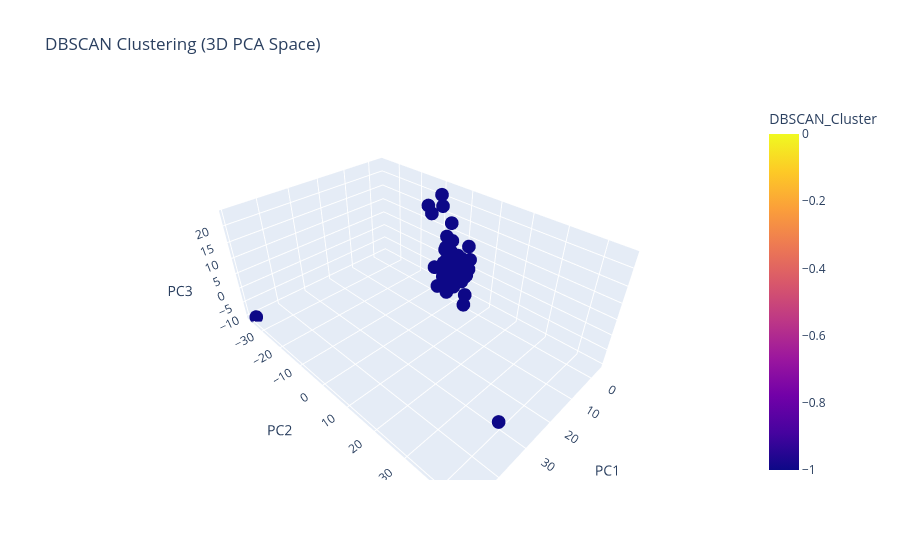

Notebook code for this chart:
### Code cell
fig = px.scatter_3d(
    df,
    x="PC1",
    y="PC2",
    z="PC3",
    color="DBSCAN_Cluster",
    title="DBSCAN Clustering (3D PCA Space)"
)
fig.show()

### Figure 1 — Plotly figure (JSON) as saved in the notebook; plotly's stock layout.template omitted (floating-point values rounded to 4 significant figures; data arrays with more than 128 entries replaced by an {"elided": "..."} marker saying what was removed)
{"data": [{"hovertemplate": "PC1=%{x}<br>PC2=%{y}<br>PC3=%{z}<br>DBSCAN_Cluster=%{marker.color}<extra></extra>", "legendgroup": "", "marker": {"color": {"elided": "1195 int values"}, "coloraxis": "coloraxis", "symbol": "circle"}, "mode": "markers", "name": "", "scene": "scene", "showlegend": false, "type": "scatter3d", "x": {"elided": "1195 float values"}, "y": {"elided": "1195 float values"}, "z": {"elided": "1195 float values"}}], "layout": {"coloraxis": {"colorbar": {"title": {"text": "DBSCAN_Cluster"}}, "colorscale": [[0, "#0d0887"], [0.1111, "#46039f"], [0.2222, "#7201a8"], [0.3333, "#9c179e"], [0.4444, "#bd3786"], [0.5556, "#d8576b"], [0.6667, "#ed7953"], [0.7778, "#fb9f3a"], [0.8889, "#fdca26"], [1, "#f0f921"]]}, "legend": {"tracegroupgap": 0}, "scene": {"domain": {"x": [0, 1], "y": [0, 1]}, "xaxis": {"title": {"text": "PC1"}}, "yaxis": {"title": {"text": "PC2"}}, "zaxis": {"title": {"text": "PC3"}}}, "title": {"text": "DBSCAN Clustering (3D PCA Space)"}}}
